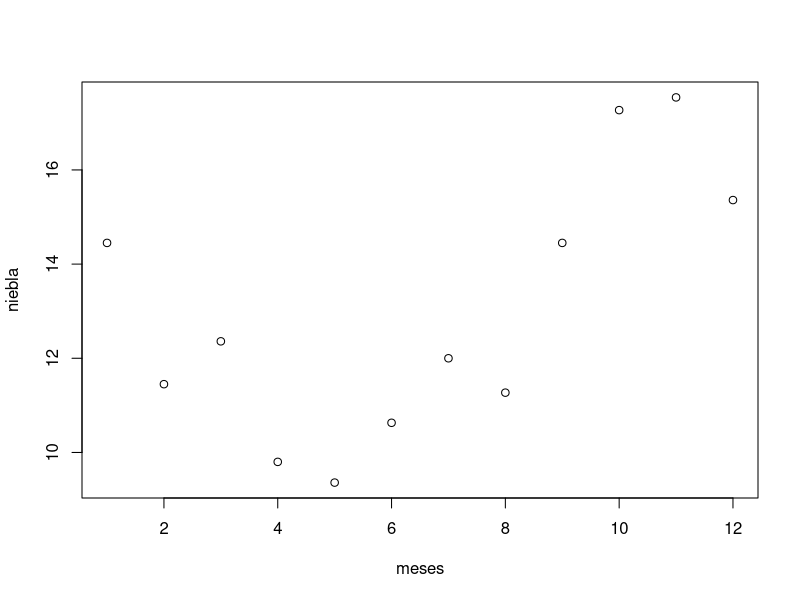
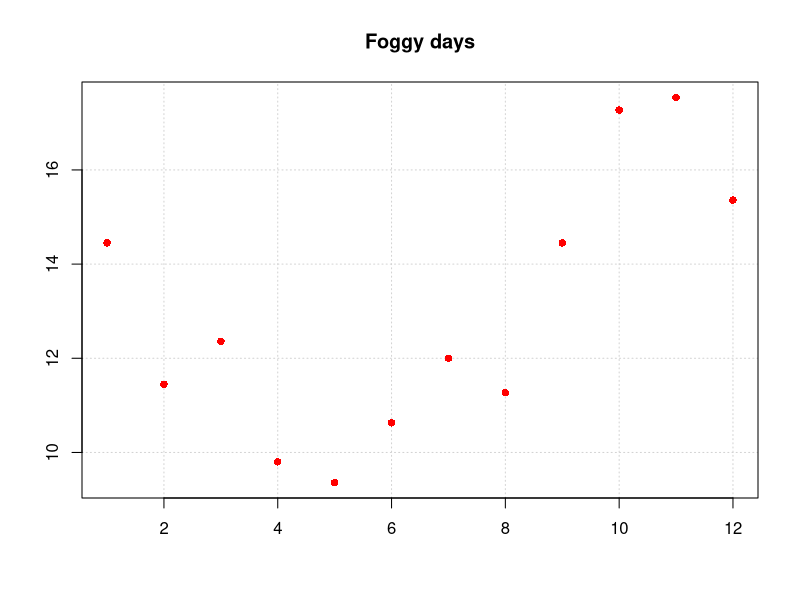
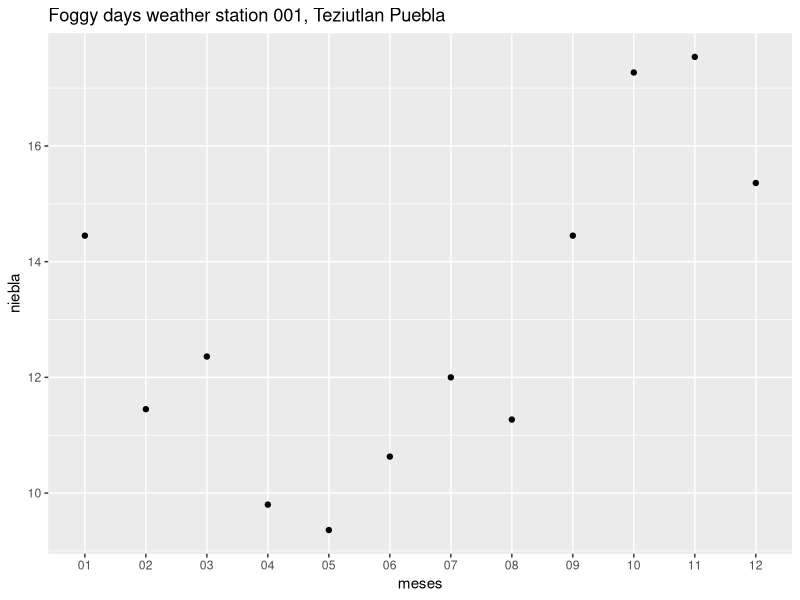

Write the R code that produced these figures, in order.

# inicializando datos 

# se crea el vector de niebla 
niebla <- c(14.45, 11.45, 12.36, 9.8, 9.36, 10.63, 12, 11.27, 14.45, 17.27, 17.54, 15.36)

# se crea el vector de meses 
meses <- c('01','02','03','04','05','06','07','08','09','10','11','12')

plot(x = meses, y = niebla)

# editando gráfica 
plot(x = meses, y = niebla, main = 'Foggy days',
     
     xlab = '',
     ylab = '', 
     col = 'red', 
     pch = 16, 
     panel.first = grid())

library(ggplot2)

dias <- data.frame(meses, niebla) # grafica del vector (x,y)

ggplot(data = dias, mapping = aes(x = meses, y = niebla)) + geom_point() + labs(title = 'Foggy days weather station 001, Teziutlan Puebla')

